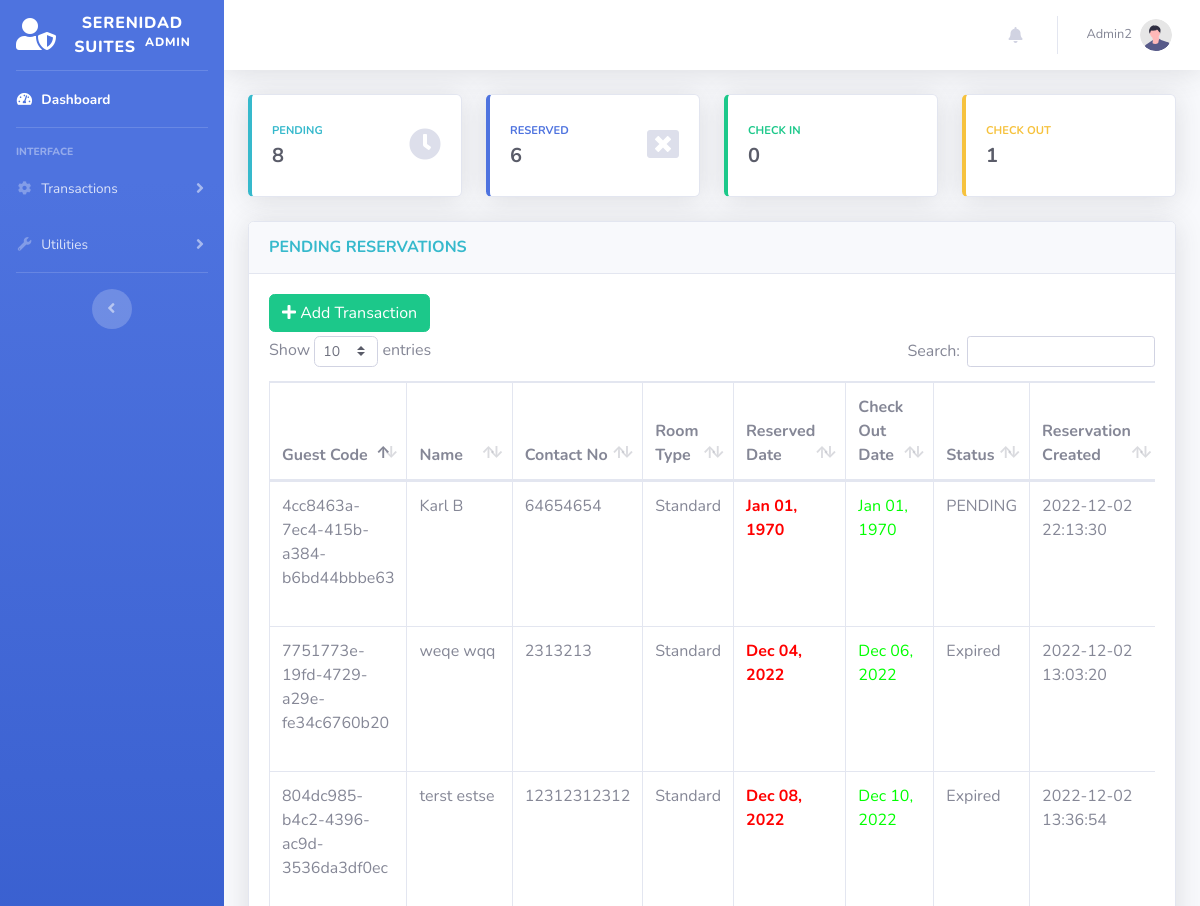
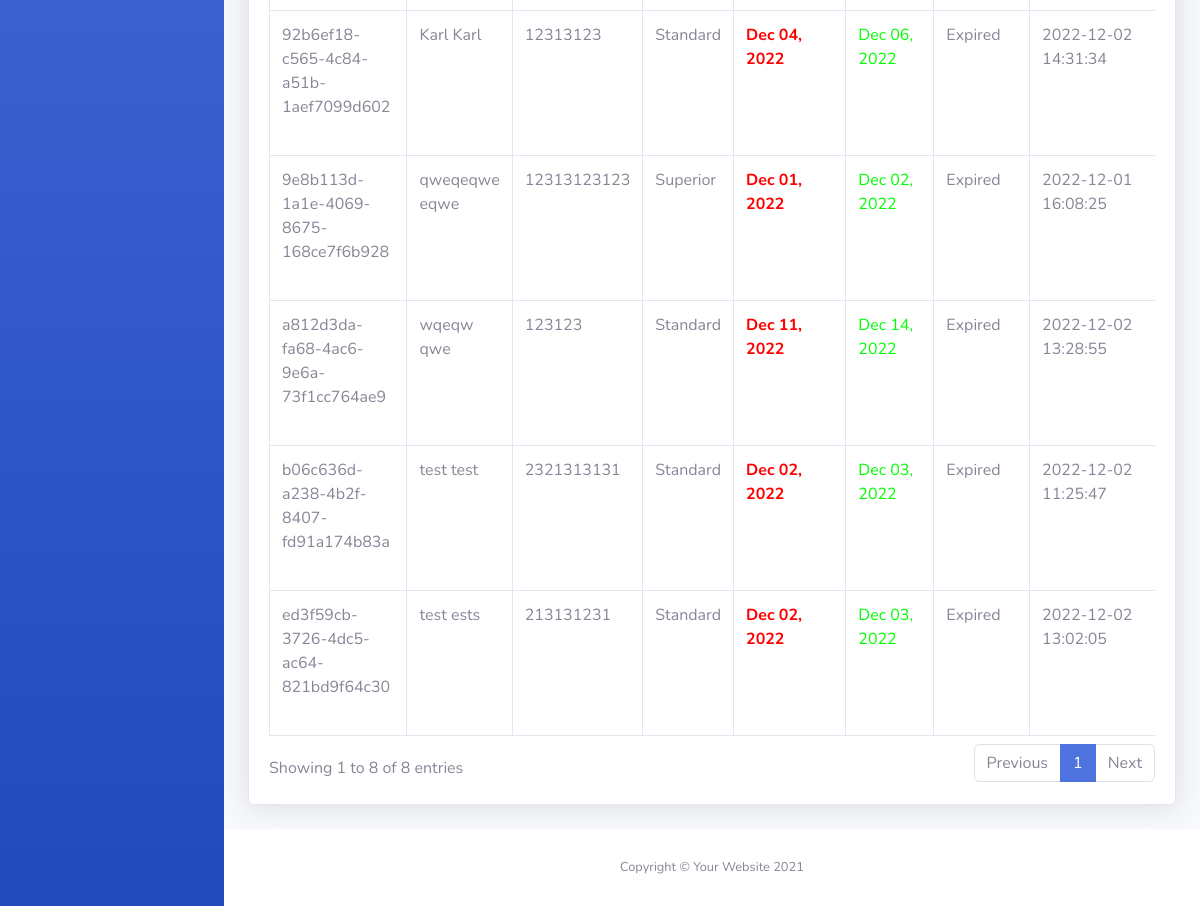
Screenshot of /admin/index.php (signed in) with the database file from the repository (2 pictures, top to bottom).
### tables this page shows
CREATE TABLE `transactions` (
  `id` int NOT NULL,
  `guest_id` int NOT NULL,
  `room_id` int NOT NULL,
  `room_no` int DEFAULT NULL,
  `extra_bed` tinyint NOT NULL DEFAULT '0',
  `extra_pax` int DEFAULT NULL,
  `status` varchar(50) DEFAULT NULL,
  `days` int DEFAULT NULL,
  `checkin` varchar(50) DEFAULT NULL,
  `checkin_time` varchar(50) DEFAULT NULL,
  `checkout` varchar(50) DEFAULT NULL,
  `checkout_time` varchar(50) DEFAULT NULL,
  `bill` varchar(50) DEFAULT NULL,
  `balance` int NOT NULL DEFAULT '0',
  `payment` int NOT NULL DEFAULT '0',
  `is_payment_full` tinyint NOT NULL DEFAULT '0',
  `payment_at` datetime DEFAULT NULL,
  `valid_until` varchar(50) DEFAULT NULL,
  `is_unread` tinyint(1) NOT NULL DEFAULT '1',
  `created_at` datetime DEFAULT NULL,
  `updated_at` datetime DEFAULT NULL
);

CREATE TABLE `guest` (
  `id` int NOT NULL,
  `uuid` varchar(255) DEFAULT NULL,
  `firstname` varchar(50) NOT NULL,
  `middlename` varchar(30) NOT NULL,
  `lastname` varchar(40) NOT NULL,
  `address` varchar(191) DEFAULT NULL,
  `contactno` varchar(20) NOT NULL,
  `created_at` datetime DEFAULT NULL,
  `updated_at` datetime DEFAULT NULL
);

CREATE TABLE `room` (
  `id` int NOT NULL,
  `room_type` varchar(50) NOT NULL,
  `price` varchar(11) NOT NULL,
  `photo` varchar(100) NOT NULL,
  `description` text,
  `created_at` datetime DEFAULT NULL,
  `updated_at` datetime DEFAULT NULL
);

### models/Model.php (called while the page is built, shortened)
<?php
class Model
{
    protected $host = "localhost";
    protected $database = "u905988427_db_hor";
    protected $username = "u905988427_root";
    protected $password = "SerenidadSuites2022";
    protected $pdo;
    protected $stmt;
    public function connect(){
        try {
            $this->pdo = new PDO("mysql:host={$this->host};dbname={$this->database};charset=utf8","{$this->username}","{$this->password}");
            $this->pdo->setAttribute(PDO::ATTR_ERRMODE, PDO::ERRMODE_EXCEPTION);
            $this->pdo->setAttribute(PDO::ATTR_DEFAULT_FETCH_MODE, PDO::FETCH_ASSOC);
        } catch (PDOException $e) {
            echo $e->getMessage();
        }
    }
    public function setQuery($qry){
        $this->qry = $qry;
        $this->stmt = $this->pdo->query($this->qry);
        return $this;
    }
    public function getAll(){
        try {
            return $this->stmt->fetchAll();
        } catch (PDOException $e) {
            return $e->getMessage();
        }
    }
}

### admin/index.php (the view, shortened to what this page needs)
<?php
include('includes/header.php');
$connection = new \Transaction();
$pending = $connection->setQuery("SELECT
                                    A.*,
                                    B.uuid,
                                    B.firstname,
                                    B.middlename,
                                    B.lastname,
                                    B.address,
                                    B.contactno,
                                    C.room_type,
                                    C.price,
                                    C.photo
                                    FROM `transactions` as A
                                    LEFT JOIN `guest` as B
                                    ON A.guest_id = B.id
                                    LEFT JOIN `room` as C
                                    ON A.room_id = C.id
                                    WHERE A.status = 'Pending'
                                    OR A.status = 'Expired'
                                    ORDER BY A.created_at DESC
                                ")
                                ->getAll();
?>
<body id="page-top">
    <div id="wrapper">
        <?php include('includes/sidebar.php') ?>
        <div id="content-wrapper" class="d-flex flex-column">
            <div id="content">
                    <?php include('includes/topbar.php') ?>
                <div class="container-fluid">
                    <div class="row">
                        <?php include('includes/count-cards.php') ?>
                    </div>
                    <div class="card shadow mb-4">
                        <div class="card-header py-3">
                            <h6 class="m-0 font-weight-bold text-info">PENDING RESERVATIONS</h6>
                        </div>
                        <div class="card-body">
                            <div class="mb-1">
                                <a href="#" data-toggle="modal" data-target="#addModal">
                                    <button class="btn btn-success " data-toggle="tooltip" data-placement="top" title="Add">
                                        <i class="fas fa-plus"></i>
                                        Add Transaction
                                    </button>
                                </a>
                            </div>
                            <div class="table-responsive">
                                <table class="table table-bordered" id="dataTable" width="100%" cellspacing="0">
                                    <thead>
                                        <tr>
                                            <th>Guest Code</th>
                                            <th>Name</th>
                                            <th>Contact No</th>
                                            <th>Room Type</th>
                                            <th>Reserved Date</th>
                                            <th>Check Out Date</th>
                                            <th>Status</th>
                                            <th>Reservation Created</th>
                                        </tr>
                                    </thead>
                                    <tbody>
                                        <?php
                                            foreach ($pending as $key => $value) {
                                        ?>
                                            <tr>
                                                <td><?= $value['uuid']?></td>
                                                <td><?= $value['firstname']." ".$value['lastname']?></td>
                                                <td><?= $value['contactno']?></td>
                                                <td><?= $value['room_type']?></td>
                                                <td>
                                                    <strong>
                                                        <?= $value['checkin'] <= date("Y-m-d", strtotime("+8 HOURS"))
                                                            ?  "<label style = 'color:#ff0000;'>".date("M d, Y", strtotime($value['checkin']))."</label>"
                                                            :  "<label style = 'color:#00ff00;'>".date("M d, Y", strtotime($value['checkin']))."</label>"
                                                        ?>
                                                    </strong>
                                                </td>
                                                <td><?= "<label style = 'color:#00ff00;'>".date("M d, Y", strtotime($value['checkout']))."</label>";?></td>
                                                <td><?= $value['status']?></td>
                                                <td><?= $value['created_at']?></td>
                                            </tr>
                                        <?php
                                            }
                                        ?>
                                    </tbody>
                                </table>
                            </div>
                        </div>
                    </div>
                </div>
            </div>
            <?php include('includes/footer.php') ?>
        </div>
    </div>
</body>
</html>

### rows the page displays
transactions: guest.uuid "4cc8463a-7ec4-415b-a384-b6bd44bbbe63", guest.firstname "Karl", guest.lastname "B", guest.contactno "64654654", room.room_type "Standard", checkin "Jan 01, 1970", checkout "Jan 01, 1970", status "PENDING", created_at "2022-12-02 22:13:30"
transactions: guest.uuid "92b6ef18-c565-4c84-a51b-1aef7099d602", guest.firstname "Karl", guest.lastname "Karl", guest.contactno "12313123", room.room_type "Standard", checkin "Dec 04, 2022", checkout "Dec 06, 2022", status "Expired", created_at "2022-12-02 14:31:34"
transactions: guest.uuid "804dc985-b4c2-4396-ac9d-3536da3df0ec", guest.firstname "terst", guest.lastname "estse", guest.contactno "12312312312", room.room_type "Standard", checkin "Dec 08, 2022", checkout "Dec 10, 2022", status "Expired", created_at "2022-12-02 13:36:54"
transactions: guest.uuid "a812d3da-fa68-4ac6-9e6a-73f1cc764ae9", guest.firstname "wqeqw", guest.lastname "qwe", guest.contactno "123123", room.room_type "Standard", checkin "Dec 11, 2022", checkout "Dec 14, 2022", status "Expired", created_at "2022-12-02 13:28:55"
transactions: guest.uuid "7751773e-19fd-4729-a29e-fe34c6760b20", guest.firstname "weqe", guest.lastname "wqq", guest.contactno "2313213", room.room_type "Standard", checkin "Dec 04, 2022", checkout "Dec 06, 2022", status "Expired", created_at "2022-12-02 13:03:20"
transactions: guest.uuid "ed3f59cb-3726-4dc5-ac64-821bd9f64c30", guest.firstname "test", guest.lastname "ests", guest.contactno "213131231", room.room_type "Standard", checkin "Dec 02, 2022", checkout "Dec 03, 2022", status "Expired", created_at "2022-12-02 13:02:05"
transactions: guest.uuid "b06c636d-a238-4b2f-8407-fd91a174b83a", guest.firstname "test", guest.lastname "test", guest.contactno "2321313131", room.room_type "Standard", checkin "Dec 02, 2022", checkout "Dec 03, 2022", status "Expired", created_at "2022-12-02 11:25:47"
transactions: guest.uuid "9e8b113d-1a1e-4069-8675-168ce7f6b928", guest.firstname "qweqeqwe", guest.lastname "eqwe", guest.contactno "12313123123", room.room_type "Superior", checkin "Dec 01, 2022", checkout "Dec 02, 2022", status "Expired", created_at "2022-12-01 16:08:25"

### other values shown
$_SESSION['login-username'] "Admin2"
$pendingCount->count "8"
$reservedCount->count "6"
$checkinCount->count "0"
$checkoutCount->count "1"
